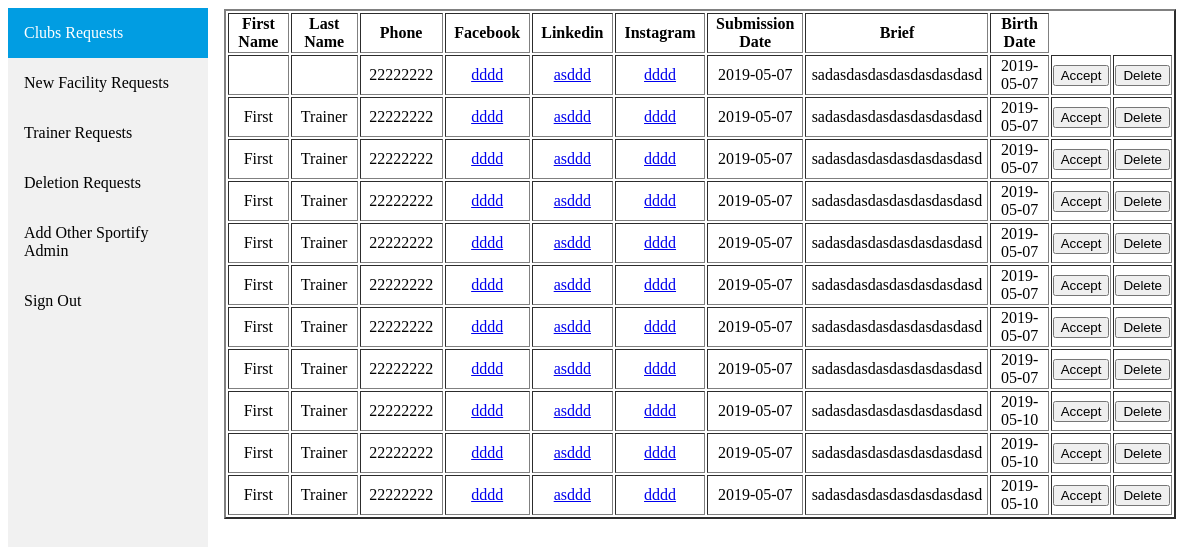
The page /trainerReqs.php on the database its author committed.
### tables this page shows
CREATE TABLE `trainersubmissions` (
  `id` int(11) NOT NULL,
  `fname` varchar(50) NOT NULL,
  `lname` varchar(50) NOT NULL,
  `phone` int(15) NOT NULL,
  `fb` text NOT NULL,
  `linkedin` text NOT NULL,
  `ig` text NOT NULL,
  `dateSubmission` date NOT NULL,
  `specialties` text NOT NULL,
  `birthdate` date NOT NULL,
  `checked` int(11) NOT NULL DEFAULT '1'
);

### trainerReqs.php (the view, shortened to what this page needs)
<html>
<head>
<link rel="stylesheet" type="text/css" href="css/sportifyAdmin.css" >
</head>
<body>
<?php require("sportifyAdminSidebar.php");
?>
<div class="content">
<table border="2">
<th> First Name </th> <th> Last Name </th> <th> Phone </th> <th> Facebook </th> <th> Linkedin </th> <th> Instagram </th> <th> Submission Date </th> <th> Brief </th> <th> Birth Date </th>
<?php
$conn = mysqli_connect("localhost", "root", "", "sportify");
$query = "select * from trainersubmissions where checked = 1 ORDER BY dateSubmission DESC;";
$result = mysqli_query($conn, $query);
while($row = mysqli_fetch_array($result)){
	echo "<tr>";
	for($i = 0 ; $i < 10; $i++)
	{
		if($i == 0) continue;
		else if($i == 4 || $i == 5 || $i == 6 ) echo "<td> <a href='".$row[$i]."'> " .$row[$i]. " </a> </td>";
		else echo "<td>" .$row[$i]. "</td>";
	}
	echo "<td>  <a href='acceptTrainer.php?id=$row[0]'> <button> Accept  </button> </a> </td>";
	echo "<td>  <a href='deleteTrainerReq.php?id=$row[0]'> <button> Delete </button> </a> </td>";
	echo "</tr>";
}
 ?>
</table>
</div>
</body>
</html>

### css/sportifyAdmin.css (style rules this page uses)
div.content { margin-left: 200px; padding: 1px 16px; height: 1000px; }

### trainerReqs.php (style rules this page uses)
th { width: 300px; }
td { text-align: center; }

### rows shown on the page
trainersubmissions: phone "22222222", fb "dddd", linkedin "asddd", ig "dddd", dateSubmission "2019-05-07", specialties "sadasdasdasdasdasdasdasd", birthdate "2019-05-07"
trainersubmissions: fname "First", lname "Trainer", phone "22222222", fb "dddd", linkedin "asddd", ig "dddd", dateSubmission "2019-05-07", specialties "sadasdasdasdasdasdasdasd", birthdate "2019-05-07"
trainersubmissions: fname "First", lname "Trainer", phone "22222222", fb "dddd", linkedin "asddd", ig "dddd", dateSubmission "2019-05-07", specialties "sadasdasdasdasdasdasdasd", birthdate "2019-05-07"
trainersubmissions: fname "First", lname "Trainer", phone "22222222", fb "dddd", linkedin "asddd", ig "dddd", dateSubmission "2019-05-07", specialties "sadasdasdasdasdasdasdasd", birthdate "2019-05-07"
trainersubmissions: fname "First", lname "Trainer", phone "22222222", fb "dddd", linkedin "asddd", ig "dddd", dateSubmission "2019-05-07", specialties "sadasdasdasdasdasdasdasd", birthdate "2019-05-07"
trainersubmissions: fname "First", lname "Trainer", phone "22222222", fb "dddd", linkedin "asddd", ig "dddd", dateSubmission "2019-05-07", specialties "sadasdasdasdasdasdasdasd", birthdate "2019-05-07"
trainersubmissions: fname "First", lname "Trainer", phone "22222222", fb "dddd", linkedin "asddd", ig "dddd", dateSubmission "2019-05-07", specialties "sadasdasdasdasdasdasdasd", birthdate "2019-05-07"
trainersubmissions: fname "First", lname "Trainer", phone "22222222", fb "dddd", linkedin "asddd", ig "dddd", dateSubmission "2019-05-07", specialties "sadasdasdasdasdasdasdasd", birthdate "2019-05-07"
trainersubmissions: fname "First", lname "Trainer", phone "22222222", fb "dddd", linkedin "asddd", ig "dddd", dateSubmission "2019-05-07", specialties "sadasdasdasdasdasdasdasd", birthdate "2019-05-10"
trainersubmissions: fname "First", lname "Trainer", phone "22222222", fb "dddd", linkedin "asddd", ig "dddd", dateSubmission "2019-05-07", specialties "sadasdasdasdasdasdasdasd", birthdate "2019-05-10"
trainersubmissions: fname "First", lname "Trainer", phone "22222222", fb "dddd", linkedin "asddd", ig "dddd", dateSubmission "2019-05-07", specialties "sadasdasdasdasdasdasdasd", birthdate "2019-05-10"
